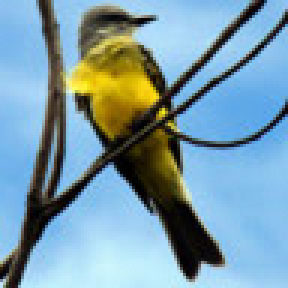
%> input picture ImageEncryptionSchemeAttacks/SKKAttack/imgs/bird.PNG, 96 x 96 px (shown 3 times larger)
$ octave encrypt.m   (GNU Octave 9; MATLAB toolbox functions it lacks are replaced by stand-ins)
%> lines starting %> are read from the running program, lines starting %| are printed output that depends on the picture
% Encrypts input image with specifications in SKK paper
% Replace string in img imread with input image
% Replace number in rng with seed for random number generator
% Outputs: imgs/enc_negpos.png, image encrypted with negative-positive
% transformation; imgs/enc_shuffle.png, image encrypted with optional
% shuffle step

img = imread('imgs/bird.png');
%> img is the input picture: size 96x96x3 uint8; mean R, G, B 122.2, 155.7, 170.4
size_x = size(img, 1);
%> size_x = 96
size_y = size(img, 2);
%> size_y = 96

enc_negpos = zeros(size_x, size_y, 3, 'uint8');

rng(8888);

for i = 1:size_x
    for j = 1:size_y
        for rgb = 1:3
            negpos = rand;
            if negpos < 0.5
                enc_negpos(i, j, rgb) = img(i, j, rgb);
            else
                enc_negpos(i, j, rgb) = bitxor(img(i, j, rgb), 255);
            end
        end
    end
end
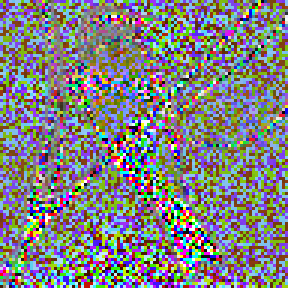
%> enc_negpos: size 96x96x3 uint8 (shown 3 times larger); mean R, G, B 127.9, 127.7, 129.3

imwrite(enc_negpos, 'imgs/enc_negpos.png');

enc_shuffle = enc_negpos;

for i = 1:size_x
    for j = 1:size_y
        shuffle = randi(6);
        if shuffle == 1
            enc_shuffle(i, j, 1) = enc_negpos(i, j, 1);
            enc_shuffle(i, j, 2) = enc_negpos(i, j, 2);
            enc_shuffle(i, j, 3) = enc_negpos(i, j, 3);
        elseif shuffle == 2
            enc_shuffle(i, j, 1) = enc_negpos(i, j, 1);
            enc_shuffle(i, j, 2) = enc_negpos(i, j, 3);
            enc_shuffle(i, j, 3) = enc_negpos(i, j, 2);
        elseif shuffle == 3
            enc_shuffle(i, j, 1) = enc_negpos(i, j, 2);
            enc_shuffle(i, j, 2) = enc_negpos(i, j, 1);
            enc_shuffle(i, j, 3) = enc_negpos(i, j, 3);
        elseif shuffle == 4
            enc_shuffle(i, j, 1) = enc_negpos(i, j, 2);
            enc_shuffle(i, j, 2) = enc_negpos(i, j, 3);
            enc_shuffle(i, j, 3) = enc_negpos(i, j, 1);
        elseif shuffle == 5
            enc_shuffle(i, j, 1) = enc_negpos(i, j, 3);
            enc_shuffle(i, j, 2) = enc_negpos(i, j, 1);
            enc_shuffle(i, j, 3) = enc_negpos(i, j, 2);
        else
            enc_shuffle(i, j, 1) = enc_negpos(i, j, 3);
            enc_shuffle(i, j, 2) = enc_negpos(i, j, 2);
            enc_shuffle(i, j, 3) = enc_negpos(i, j, 1);
        end
    end
end
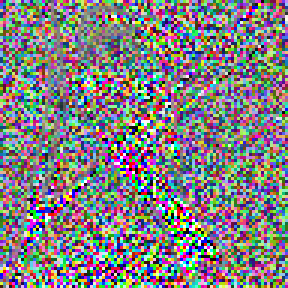
%> enc_shuffle: size 96x96x3 uint8 (shown 3 times larger); mean R, G, B 129.1, 127, 128.8

imwrite(enc_shuffle, 'imgs/enc_shuffle.png');

$ run again, with ImageEncryptionSchemeAttacks/SKKAttack/imgs/horse.PNG copied over ImageEncryptionSchemeAttacks/SKKAttack/imgs/bird.PNG
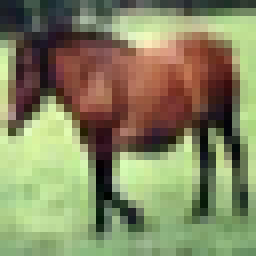
%> input picture ImageEncryptionSchemeAttacks/SKKAttack/imgs/horse.PNG, 32 x 32 px (shown 8 times larger)
%> img is the input picture: size 32x32x3 uint8; mean R, G, B 132.1, 133.9, 97.3
%> after the loop `for i = 1:size_x`:
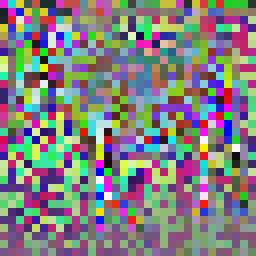
%> enc_negpos: size 32x32x3 uint8 (shown 8 times larger); mean R, G, B 128.1, 126.4, 126.9
%> after the loop `for i = 1:size_x`:
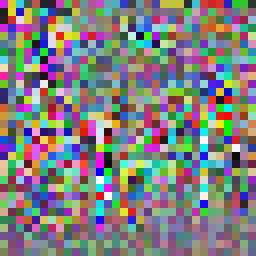
%> enc_shuffle: size 32x32x3 uint8 (shown 8 times larger); mean R, G, B 127.3, 126.7, 127.3
